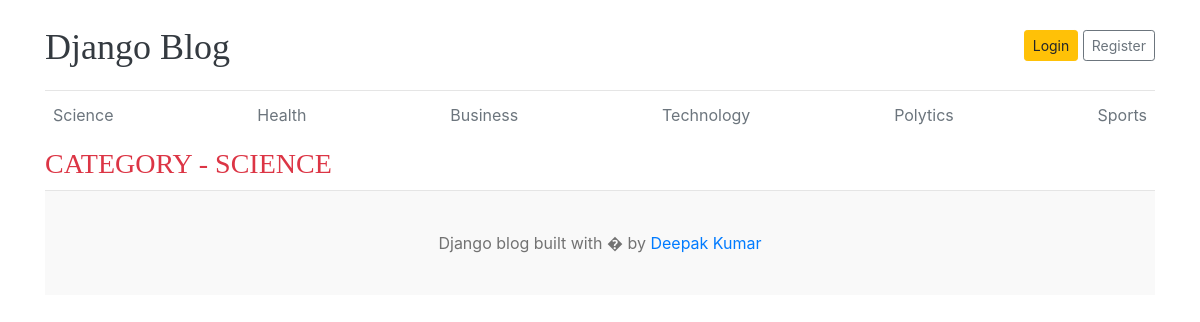
The page /category/1 on the database as committed earlier.
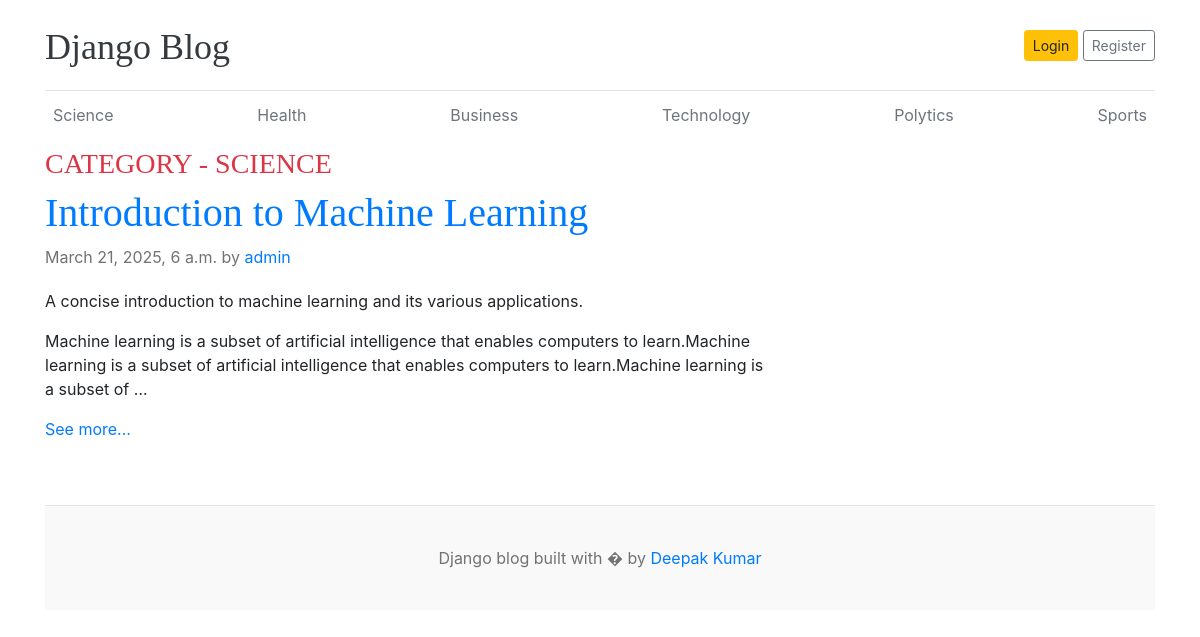
The same page on the database as committed later.
### blog/models.py (models this page shows, shortened)
class Category(models.Model):
    category_name = models.CharField(max_length=100,unique=True)
    created_at = models.DateField(auto_now_add=True)
    updated_at = models.DateField(auto_now=True)
    class Meta:
        verbose_name_plural = 'Categories'
    def __str__(self):
        return self.category_name

class Blog(models.Model):
    title = models.CharField(max_length=250,unique=True)
    slug = models.SlugField(unique=True,blank=True)
    category = models.ForeignKey(Category,on_delete=models.CASCADE)
    author = models.ForeignKey(User,on_delete=models.CASCADE)
    blog_image = models.ImageField(upload_to='uploads/%y/%m/%d')
    short_desc = models.TextField(max_length=1000)
    blog_body = models.TextField()
    status = models.CharField(max_length=100,choices=STATUS_CHOICE,default='draft')
    is_featured = models.BooleanField(default=False)
    created_at = models.DateTimeField(auto_now_add=True)
    updated_at = models.DateTimeField(auto_now=True)

### blog/views.py (the view)
# urls.py: path('category/<int:category_id>',views.posts_by_category,name="posts_by_category"),
def posts_by_category(request,category_id):
    posts = models.Blog.objects.filter(status='publish',category=category_id)
    categorys = get_object_or_404(models.Category,pk=category_id)
    contex = {
        'posts':posts,
        'categorys':categorys
    }
    return render(request,'posts_by_category.html',contex)

### blog/context_processors.py (called while the page is built)
def get_categories(request):
    category = models.Category.objects.all()
    return dict(category=category)

### blog/templates/posts_by_category.html
{% extends 'base.html' %}
{% block content %}
      <h3 class="text-uppercase text-danger">Category - {{categorys}}</h3>
      <main role="main" class="container p-0">
        <div class="row">
          <div class="col-md-8 blog-main">
            {% for post in posts%}
            <div class="blog-post">
              <h2 class="blog-post-title"><a href="{% url 'single_blog' post.slug %}">{{post.title}}</a></h2>
              <p class="blog-post-meta">
                {{post.created_at}} by <a href="#">{{post.author}}</a>
              </p>
              <p>
                {{post.short_desc | truncatewords:10 }}
              </p>
              <p>
                {{post.blog_body | truncatewords:30 }}
              </p>
              <a href="{% url "single_blog" post.slug %}">See more...</a>
            </div>
            {% endfor %}
          </div>
        </div>
      </main>
{% endblock %}

### blog/templates/header.html (shortened to what this page needs)
{% load static%}
<!DOCTYPE html>
<html lang="en">
  <head>
    <link
      href="https://getbootstrap.com/docs/4.0/dist/css/bootstrap.min.css"
      rel="stylesheet"
    />
    <link href="{% static 'css/blog.css'%}" rel="stylesheet" />
  </head>
  <body>
    <div class="container">
      <header class="blog-header py-3">
        <div class="row flex-nowrap justify-content-between align-items-center">
          <div class="col-8 pt-1">
            <a class="blog-header-logo text-dark" href="/">Django Blog</a>
          </div>
          <div class="col-4 d-flex justify-content-end align-items-center">
            <a class="btn btn-sm btn-warning" href="#">Login</a> &nbsp;
            <a class="btn btn-sm btn-outline-secondary" href="#">Register</a>
          </div>
        </div>
      </header>
      <div class="nav-scroller py-1 mb-2">
        <nav class="nav d-flex justify-content-between">
          {% for cat in category%}
          <a class="p-2 text-muted" href="{% url "posts_by_category" cat.id %} ">{{ cat.category_name }}</a>
          {% endfor%}
        </nav>
      </div>

Rows that differ between the two databases and show on the page:
now on this page (row edited): Blog: title "Introduction to Machine Learning", created_at "March 21, 2025, 6 a.m.", author "admin", short_desc "A concise introduction to machine learning and its various applications.", blog_body "Machine learning is a subset of artificial intelligence that enables computers to learn.Machine learning is a subset of artificial intelligence that enables computers to learn.Machine learning is a subset of …"
